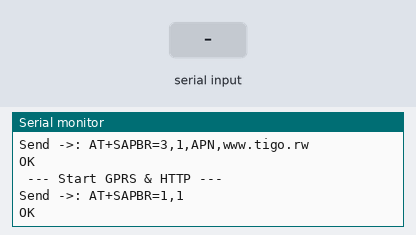
Recording of a sketch running on a simulated Arduino Uno, built with avr-gcc and run on an emulated ATmega328P. On the bench: the last lines printed to the serial monitor. The test bench sets the inputs (shaded band). The modem accepts every AT command (registered, SIM ready, sends succeed) and sends nothing else.

Above: at 8.7 s.
8.8 s: "1" received over the second serial link
At 9.8 s:
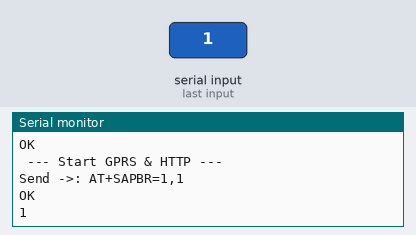
11.8 s: "0" received over the second serial link
At 12.1 s:
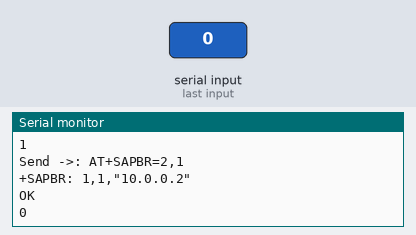
14.8 s: "2" received over the second serial link
At 15.6 s:
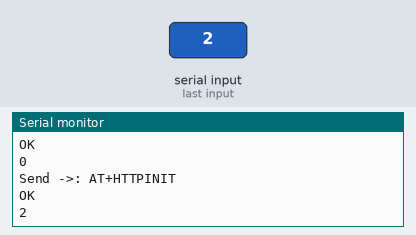

Measured:
- after the input at 8.8 s, the serial monitor: prints a new line at once (image 1)
- after the input at 11.8 s, the serial monitor: prints a new line at once (image 2)
- after the input at 14.8 s, the serial monitor: prints a new line at once (image 3)

The sketch:

sendrequest.ino
```cpp
#include <SoftwareSerial.h>

String apn = "www.tigo.rw";                    //APN
String apn_u = "";                     //APN-Username
String apn_p = "";                     //APN-Password
String url = "http://147.182.250.105/universal-fluid-management-system/gsmdata.php?per=";  //URL of Server
int per = 10;
SoftwareSerial SWserial(10, 11); // RX, TX

void setup()
{
  Serial.begin(115200);
  Serial.println("SIM800 AT CMD Test");
  SWserial.begin(9600);
  delay(1000);
  while (SWserial.available()) {
    Serial.write(SWserial.read());
  }
  delay(500);
  gsm_config_gprs();
}

void loop() {
  gsm_http_post("param=TestFromMySim800");
  delay(30000);
}

void gsm_http_post( String postdata) {
  Serial.println(" --- Start GPRS & HTTP --- ");
  gsm_send_serial("AT+SAPBR=1,1");
  gsm_send_serial("AT+SAPBR=2,1");
  gsm_send_serial("AT+HTTPINIT");
  gsm_send_serial("AT+HTTPPARA=CID,1");
  gsm_send_serial("AT+HTTPPARA=URL," + url +per);
  gsm_send_serial("AT+HTTPPARA=CONTENT,application/x-www-form-urlencoded");
  gsm_send_serial("AT+HTTPDATA=192,5000");
  gsm_send_serial(postdata);
  gsm_send_serial("AT+HTTPACTION=0");
  gsm_send_serial("AT+HTTPREAD");
  gsm_send_serial("AT+HTTPTERM");
  gsm_send_serial("AT+SAPBR=0,1");
}

void gsm_config_gprs() {
  Serial.println(" --- CONFIG GPRS --- ");
  gsm_send_serial("AT+SAPBR=3,1,Contype,GPRS");
  gsm_send_serial("AT+SAPBR=3,1,APN," + apn);
  if (apn_u != "") {
    gsm_send_serial("AT+SAPBR=3,1,USER," + apn_u);
  }
  if (apn_p != "") {
    gsm_send_serial("AT+SAPBR=3,1,PWD," + apn_p);
  }
}

void gsm_send_serial(String command) {
  Serial.println("Send ->: " + command);
  SWserial.println(command);
  long wtimer = millis();
  while (wtimer + 3000 > millis()) {
    while (SWserial.available()) {
      Serial.write(SWserial.read());
    }
  }
  Serial.println();
}
```
